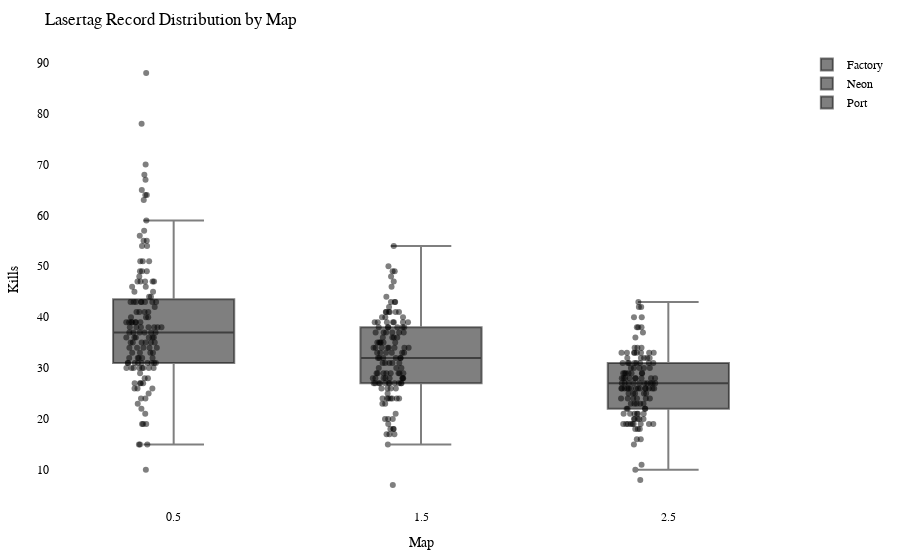

This figure's notebook cell:
### Code cell
import plotly.graph_objects as go
import plotly.io as pio

df = getRecordsDataframe(minigame="Lasertag")

# Calculate the offset for centering the data points
num_columns = len(df.columns)
offset = 0.5

# Create a Swarm plot using Plotly
fig = go.Figure()

for i, column in enumerate(df.columns):
    x_values = [i + offset] * len(df[column])  # Adjust x-values with offset for horizontal centering
    fig.add_trace(go.Box(x=x_values,
                         y=df[column],
                         name=column,
                         boxpoints='all',
                         pointpos=-0.5,  # Adjust point position to prevent overlapping
                         marker=dict(color='rgba(0,0,0,0.5)', size=6),  # Adjust marker color and size
                         hovertext=df.index,
                         hoverinfo='text+y'))

fig.update_layout(title="Lasertag Record Distribution by Map",
                  xaxis=dict(title="Map"),
                  yaxis=dict(title="Kills"),
                  showlegend=True,
                  font=dict(family="Arial", size=12, color="black"),  # Customize font
                  plot_bgcolor="white",  # Set background color
                  margin=dict(l=50, r=50, t=50, b=50),  # Adjust margins for better layout
                  )

pio.show(fig)

pio.write_html(fig, "out/laser_swarm_plot.html")

### Figure 1 — Plotly figure (JSON) as saved in the notebook; plotly's stock layout.template omitted (floating-point values rounded to 4 significant figures; data arrays with more than 128 entries replaced by an {"elided": "..."} marker saying what was removed)
{"data": [{"boxpoints": "all", "hoverinfo": "text+y", "hovertext": {"elided": "140 str values"}, "marker": {"color": "rgba(0,0,0,0.5)", "size": 6}, "name": "Factory", "pointpos": -0.5, "type": "box", "x": {"elided": "140 float values"}, "y": {"elided": "140 int values"}}, {"boxpoints": "all", "hoverinfo": "text+y", "hovertext": {"elided": "140 str values"}, "marker": {"color": "rgba(0,0,0,0.5)", "size": 6}, "name": "Neon", "pointpos": -0.5, "type": "box", "x": {"elided": "140 float values"}, "y": {"elided": "140 int values"}}, {"boxpoints": "all", "hoverinfo": "text+y", "hovertext": {"elided": "140 str values"}, "marker": {"color": "rgba(0,0,0,0.5)", "size": 6}, "name": "Port", "pointpos": -0.5, "type": "box", "x": {"elided": "140 float values"}, "y": {"elided": "140 int values"}}], "layout": {"font": {"color": "black", "family": "Arial", "size": 12}, "margin": {"b": 50, "l": 50, "r": 50, "t": 50}, "plot_bgcolor": "white", "showlegend": true, "title": {"text": "Lasertag Record Distribution by Map"}, "xaxis": {"title": {"text": "Map"}}, "yaxis": {"title": {"text": "Kills"}}}}
